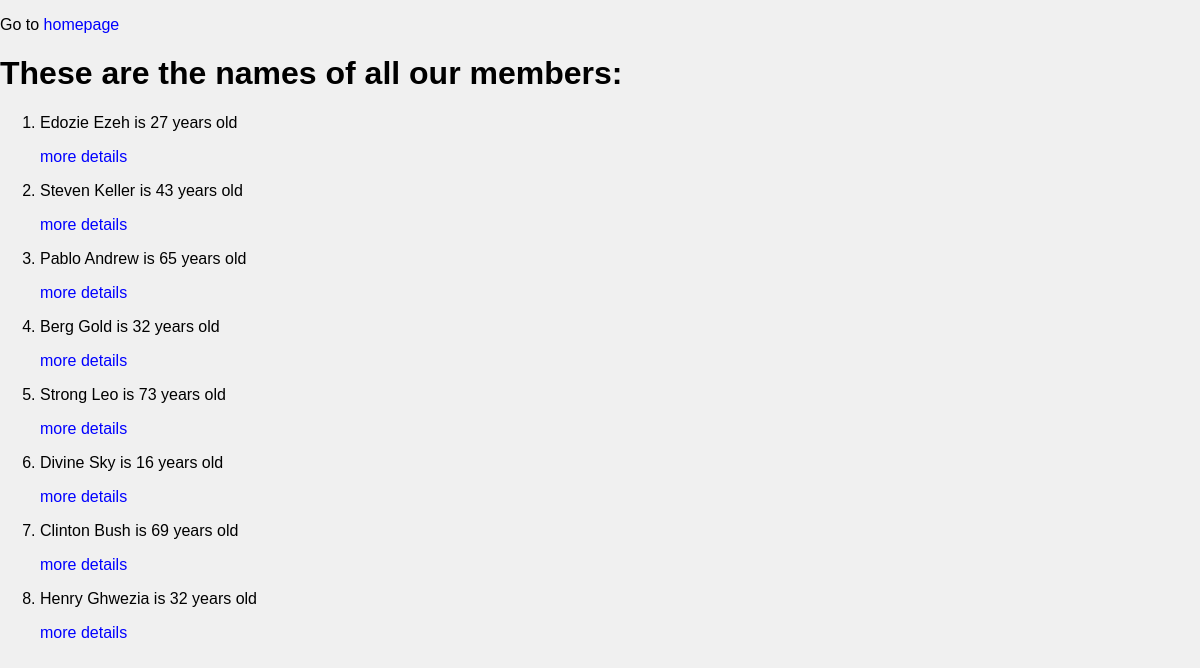
Before: /index/ with the older database file.
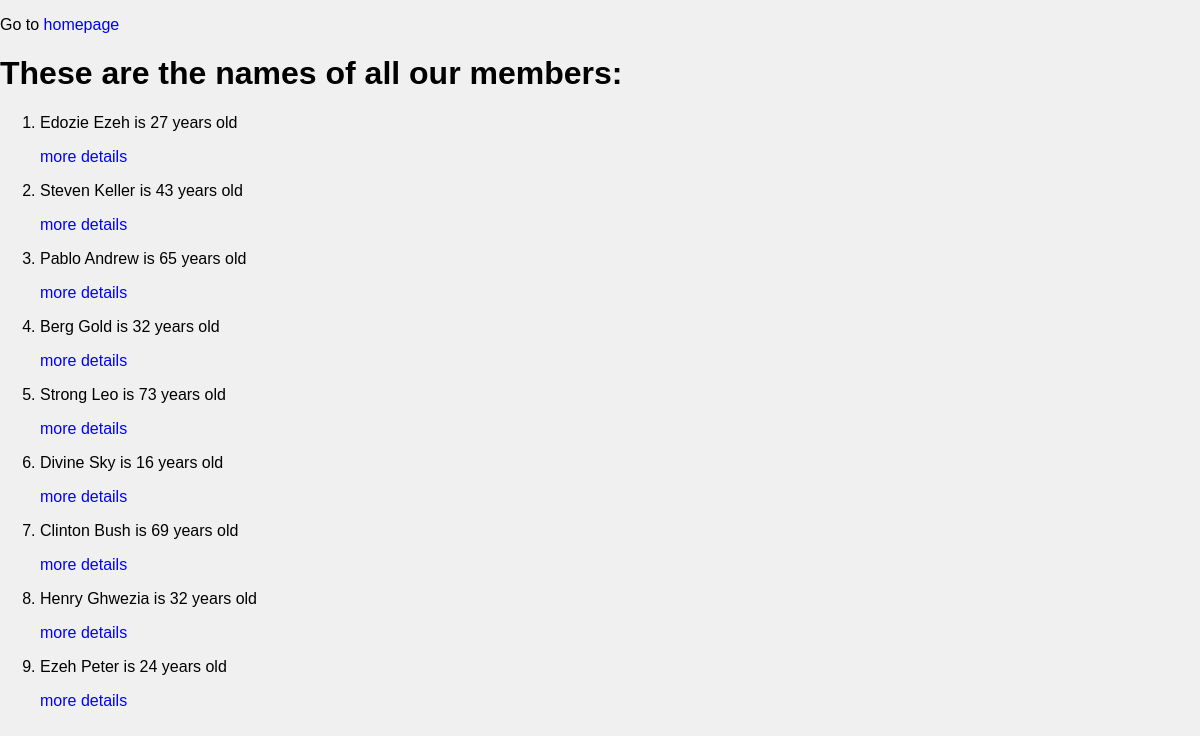
After: the same page with the newer database file.
### members/models.py (models this page shows)
class Member(models.Model):
    firstname = models.CharField(max_length=255)
    lastname = models.CharField(max_length=255)
    age = models.IntegerField()
    phone = models.IntegerField(null=True)

### members/views.py (the view)
# urls.py: path("index/", views.index, name="index"),
def index(request):
    myMembers = Member.objects.all().values()
    context = {
        "myMembers": myMembers,
    }
    return render(request, "index.html", context)

### members/templates/index.html (shortened to what this page needs)
{% extends 'masters.html' %}  {% block content %}
<p>Go to <a href="/">homepage</a></p>
<h1>These are the names of all our members:</h1>
<ol>
  {% for i in myMembers %}
  <li>
    <p>{{i.firstname}} {{i.lastname}} is {{i.age}} years old</p>
    <a href="details/{{i.id}}">
      <p>more details</p>
    </a>
  </li>
  {% endfor %}
</ol>
{% endblock %}

### members/templates/masters.html (shortened to what this page needs)
{% load static %}
<!DOCTYPE html>
<html lang="en">
<head>
    <link rel="stylesheet" href="{% static 'index.css' %}">
</head>
<body>
    {% block content %}
    {% endblock %}
</body>
</html>

### mystaticfiles/index.css (style rules this page uses)
body { background-color: #f0f0f0; font-family: Arial, sans-serif; margin: 0; padding: 0; }
a { color: blue; text-decoration: none; }

Changed rows visible on the page:
added Member: firstname "Ezeh", lastname "Peter", age "24"
